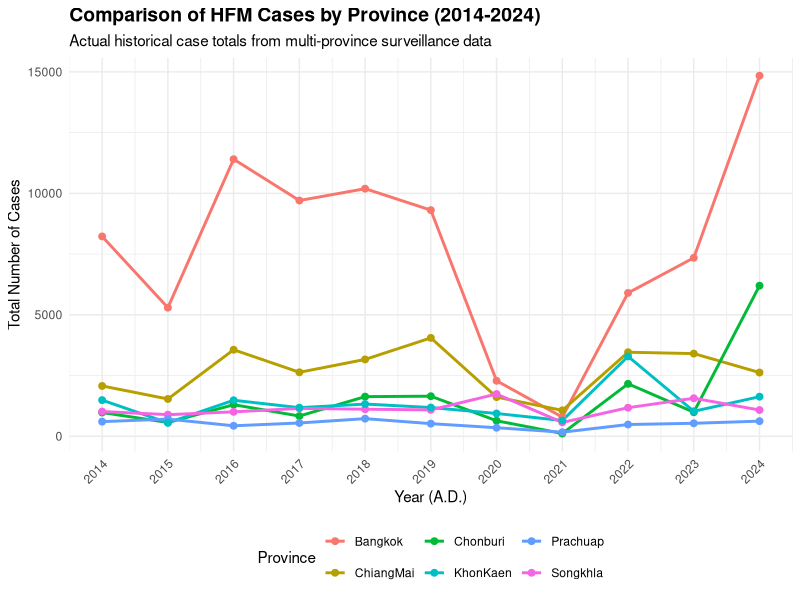
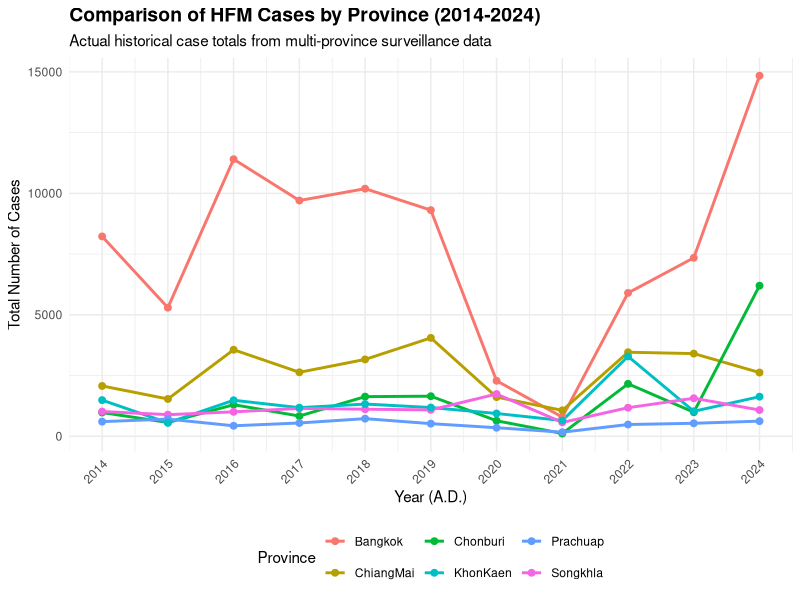

Here is the R script that generated these plots, in order:
library(tidyr)
library(ggplot2)

all_provinces_data <- data.frame(
  Year = 2014:2024,
  Bangkok   = c(8227, 5295, 11406, 9705, 10193, 9309, 2285, 790, 5902, 7347, 14842),
  Chonburi  = c(979,  570,  1301,  834,  1633,  1651, 640,  115, 2160, 993,  6199),
  ChiangMai = c(2072, 1536, 3563,  2635, 3164,  4051, 1614, 1067,3460, 3404, 2624),
  Songkhla  = c(1019, 891,  1007,  1149, 1115,  1087, 1740, 571, 1177, 1567, 1081),
  Prachuap  = c(604,  709,  433,   548,  727,   521,  353,  170, 485,  536,  624),
  KhonKaen  = c(1489, 555,  1483,  1179, 1327,  1185, 939,  649, 3289, 1030, 1631)
)

all_data_long <- pivot_longer(all_provinces_data,
                              cols = -Year,
                              names_to = "Province",
                              values_to = "Cases")

ggplot(all_data_long, aes(x = Year, y = Cases, color = Province, group = Province)) +
  geom_line(linewidth = 1) +
  geom_point(size = 2) +
  scale_x_continuous(breaks = 2014:2024) +
  labs(
    title    = "Comparison of HFM Cases by Province (2014-2024)",
    subtitle = "Actual historical case totals from multi-province surveillance data",
    x        = "Year (A.D.)",
    y        = "Total Number of Cases"
  ) +
  theme_minimal() +
  theme(
    legend.position  = "bottom",
    plot.title       = element_text(face = "bold", size = 14),
    axis.text.x      = element_text(angle = 45, hjust = 1)
  )

p_final <- last_plot()
ggsave("Provinces_Comparison_plot.png", plot = p_final, width = 12, height = 7, dpi = 300)
